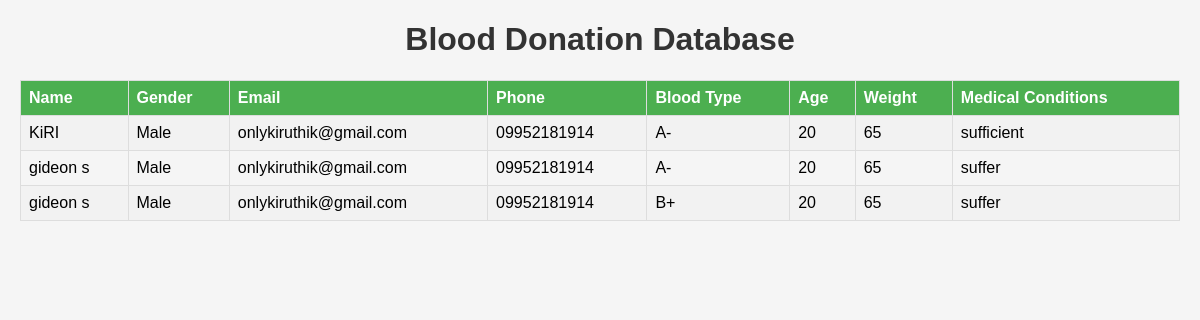
The page /blood_donations on the database its author committed.
### app.py (models this page shows)
class BloodDonation(db.Model):
    __bind_key__ = 'blood_donations'
    id = db.Column(db.Integer, primary_key=True)
    name = db.Column(db.String(100), nullable=False)
    gender = db.Column(db.String(10), nullable=False)
    email = db.Column(db.String(100), nullable=False)
    phone = db.Column(db.String(20), nullable=False)
    blood_type = db.Column(db.String(10), nullable=False)
    age = db.Column(db.Integer, nullable=False)
    weight = db.Column(db.Integer, nullable=False)
    medical_conditions = db.Column(db.Text, nullable=True)

### app.py (the view)
@app.route('/blood_donations')
def view_donations():
    donations = BloodDonation.query.all()
    return render_template('blood_donations.html', donations=donations)

### templates/blood_donations.html (shortened to what this page needs)
<!DOCTYPE html>
<html lang="en">
<head>
</head>
<body>
  <h1>Blood Donation Database</h1>
  <table>
    <tr>
      <th>Name</th>
      <th>Gender</th>
      <th>Email</th>
      <th>Phone</th>
      <th>Blood Type</th>
      <th>Age</th>
      <th>Weight</th>
      <th>Medical Conditions</th>
    </tr>
    {% for donation in donations %}
    <tr>
      <td>{{ donation.name }}</td>
      <td>{{ donation.gender }}</td>
      <td>{{ donation.email }}</td>
      <td>{{ donation.phone }}</td>
      <td>{{ donation.blood_type }}</td>
      <td>{{ donation.age }}</td>
      <td>{{ donation.weight }}</td>
      <td>{{ donation.medical_conditions }}</td>
    </tr>
    {% endfor %}
  </table>
</body>
</html>

### templates/blood_donations.html (style rules this page uses)
body { font-family: Arial, sans-serif; margin: 20px; background-color: #f5f5f5; }
h1 { text-align: center; color: #333; }
table { width: 100%; border-collapse: collapse; margin: 20px 0; }
table, th, td { border: 1px solid #ddd; }
th, td { padding: 8px; text-align: left; }
th { background-color: #4CAF50; color: white; }
tr:nth-child(even) { background-color: #f2f2f2; }

### rows shown on the page
BloodDonation: name "KiRI", gender "Male", email "onlykiruthik@gmail.com", phone "09952181914", blood_type "A-", age "20", weight "65", medical_conditions "sufficient"
BloodDonation: name "gideon s", gender "Male", email "onlykiruthik@gmail.com", phone "09952181914", blood_type "A-", age "20", weight "65", medical_conditions "suffer"
BloodDonation: name "gideon s", gender "Male", email "onlykiruthik@gmail.com", phone "09952181914", blood_type "B+", age "20", weight "65", medical_conditions "suffer"
